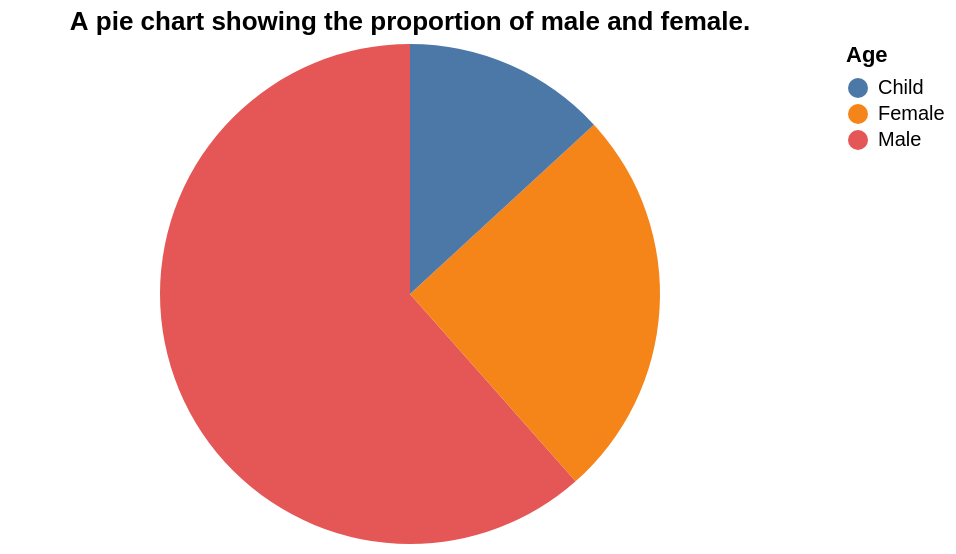

Source (Vega-Lite JSON):
### Vega-Lite specification from a JSON file in a GitHub repository (floating-point values rounded to 4 significant figures)
{"$schema": "https://vega.github.io/schema/vega-lite/v5.json", "title": "A pie chart showing the proportion of male and female.", "width": 400, "height": 250, "data": {"values": [{"gender": "Male", "count": 28996}, {"gender": "Female", "count": 11934}, {"gender": "Child", "count": 6200}]}, "mark": "arc", "encoding": {"theta": {"field": "count", "type": "quantitative"}, "color": {"field": "gender", "type": "nominal", "legend": {"title": "Age"}}}, "view": {"stroke": null}}
